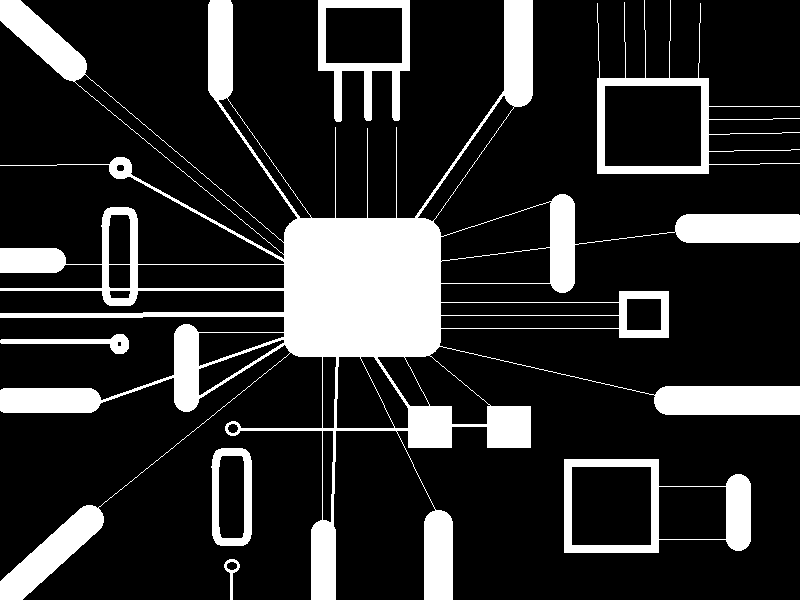
#> input picture Erode Dilate/circuit.png, 800 x 600 px
$ jupyter execute ED.ipynb
#> lines starting #> are read from the running program, lines starting #| are printed output that depends on the picture; after the words box and inside, x2 and y2 are one past the last pixel; in counts of white or black regions, pixels touching at a corner belong together
## Import Lib

[cell 1]
import cv2 as cv
import numpy as np
from matplotlib import pyplot as plt

## Generate my kernel

[cell 2]
cross_3x3 = np.array([[0,1,0],[1,1,1],[0,1,0]],dtype=np.uint8) ## สร้างเคอแนล 3x3 แบบ corss (+)
print("Kernel Cross 3x3")
print(cross_3x3)

rect_3x3 = np.ones((3,3),dtype=np.uint8) ## สร้างเคอแนล 3x3 แบบ Rectangle
print("Kernel Rectangle 3x3")
print(rect_3x3)

custom_3x3 = np.array([[1,0,1],[0,1,0],[1,0,1]],dtype=np.uint8) ## สร้างเคอแนล 3x3 แบบ ของเราเอง
print("Kernel My custom 3x3")
print(custom_3x3)

## Use cv.getStructuringElement( )

[cell 3]
##สร้าง kernel แบบ Auto แค่พิมพ์ขนาด kernel ข้างหลัง 3x3
rect3x3 = cv.getStructuringElement(cv.MORPH_RECT,(3,3))
cross3x3 = cv.getStructuringElement(cv.MORPH_CROSS,(3,3))
ellipse3x3 = cv.getStructuringElement(cv.MORPH_ELLIPSE,(3,3))

##สร้าง kernel แบบ Auto แค่พิมพ์ขนาด kernel ข้างหลัง 5x5
rect5x5 = cv.getStructuringElement(cv.MORPH_RECT,(5,5))
cross5x5 = cv.getStructuringElement(cv.MORPH_CROSS,(5,5))
ellipse5x5 = cv.getStructuringElement(cv.MORPH_ELLIPSE,(5,5))

print("kernel 3 x 3")
print(rect3x3)
print(cross3x3)
print(ellipse3x3)

print("kernel 5 x 5")
print(rect5x5)
print(cross5x5)
print(ellipse5x5)

## Load Circuirt Image and Change to Gray Color

[cell 4]
src = cv.imread("./circuit.png")
#> src is the input picture: shape (600, 800, 3); 17.7% white; 7 white regions, largest, box (x1, y1, x2, y2) and area: (0, 0, 800, 600) 70167, (564, 459, 751, 553) 4691, (597, 0, 800, 174) 3909
gray_img = cv.cvtColor(src,cv.COLOR_BGR2GRAY) ## ทำให้ภาพเป็นสีขาวเทา ก่อนจะไปทำให้เป็นสีขาวดำ
_, bin_img = cv.threshold(gray_img,127,255,cv.THRESH_BINARY) ## ทำให้ภาพเป็นสีขาวดำ ตัดค่าสีที่ 127
plt.imshow(bin_img,cmap="gray"), plt.xticks([]), plt.yticks([])

[cell 5]
print(bin_img) ## โชว์ค่าสีของภาพที่ตัดด้วยค่า 127
#> (printed output is left out)

## Test Eroded

[cell 6]
## กัดรูป
eroded_rect3x3_img = cv.erode(bin_img, rect3x3, iterations = 3) ## ทำ rect3x3 3 รอบ
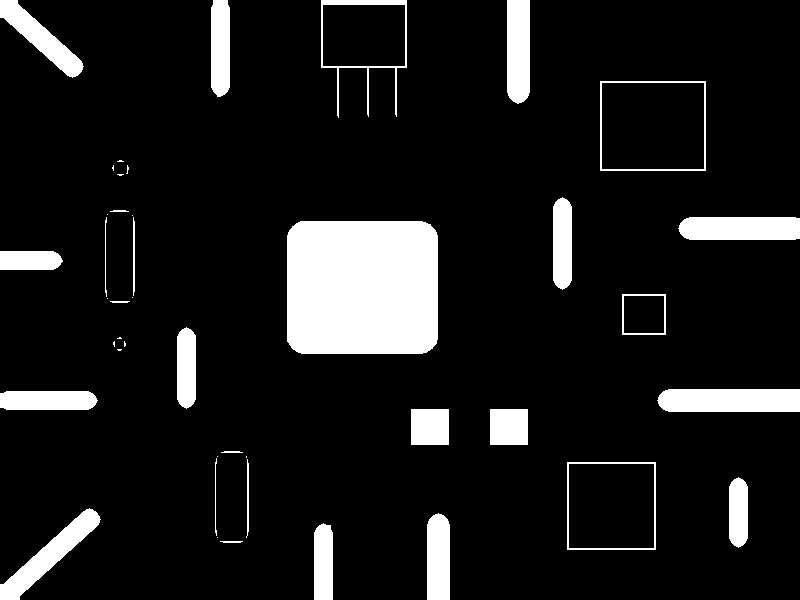
#> eroded_rect3x3_img: shape (600, 800); 10.7% white; 43 white regions (15 under 20 px), largest, box (x1, y1, x2, y2) and area: (287, 221, 438, 354) 19792, (657, 389, 800, 412) 3201, (678, 217, 800, 240) 2710
eroded_cross3x3_img = cv.erode(bin_img, cross3x3, iterations = 3) ## ทำ cross3x3 3 รอบ
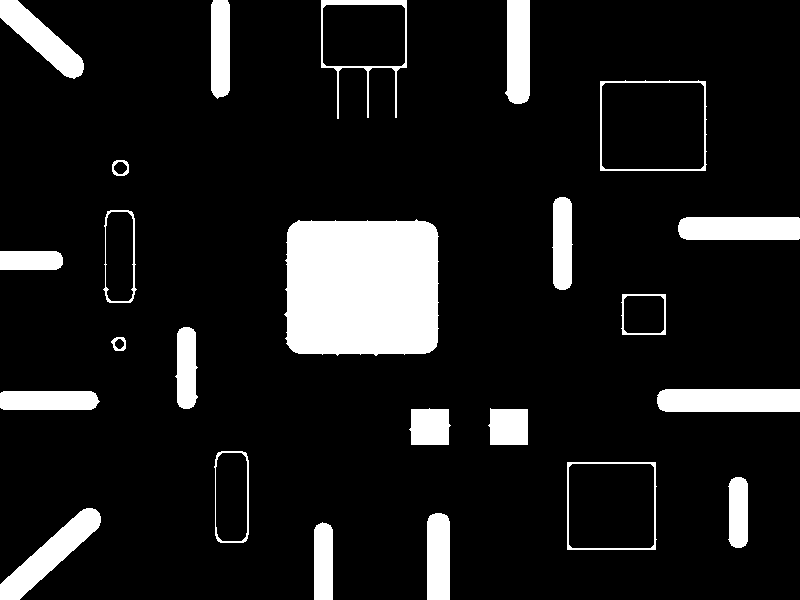
#> eroded_cross3x3_img: shape (600, 800); 11.1% white; 24 white regions, largest, box (x1, y1, x2, y2) and area: (284, 219, 439, 356) 19961, (657, 389, 800, 412) 3244, (0, 508, 101, 600) 3013
eroded_ellipse3x3_img = cv.erode(bin_img, ellipse3x3, iterations = 3) ## ทำ ellipse3x3 3 รอบ

## Show Test Eroded

[cell 7]
print("Original Binary")
plt.imshow(bin_img, cmap='gray'), plt.xticks([]),plt.yticks([])
plt.show()
print("Result from eroded_rect3x3")
plt.imshow(eroded_rect3x3_img, cmap='gray'), plt.xticks([]),plt.yticks([])
plt.show()
print("Result from eroded_cross3x3")
plt.imshow(eroded_cross3x3_img, cmap='gray'), plt.xticks([]),plt.yticks([])
plt.show()
print("Result from eroded_ellipse3x3")
plt.imshow(eroded_ellipse3x3_img, cmap='gray'), plt.xticks([]),plt.yticks([])
plt.show()

## Test Dilate

[cell 8]
## พอกรูป
dilate_rect3x3_img = cv.dilate(bin_img, rect3x3, iterations = 1)
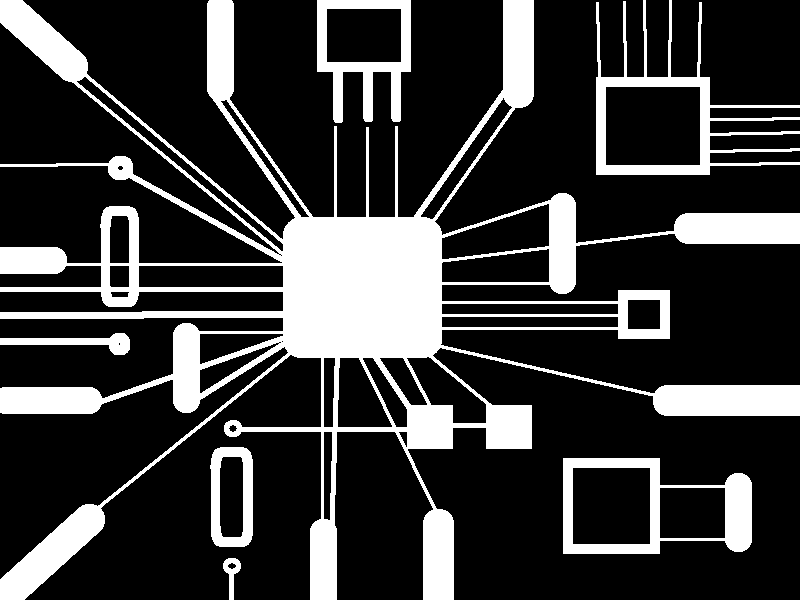
#> dilate_rect3x3_img: shape (600, 800); 22.3% white; 7 white regions, largest, box (x1, y1, x2, y2) and area: (0, 0, 800, 600) 86879, (596, 0, 800, 175) 6356, (563, 458, 752, 554) 5847
dilate_cross3x3_img = cv.dilate(bin_img, cross3x3, iterations = 1)
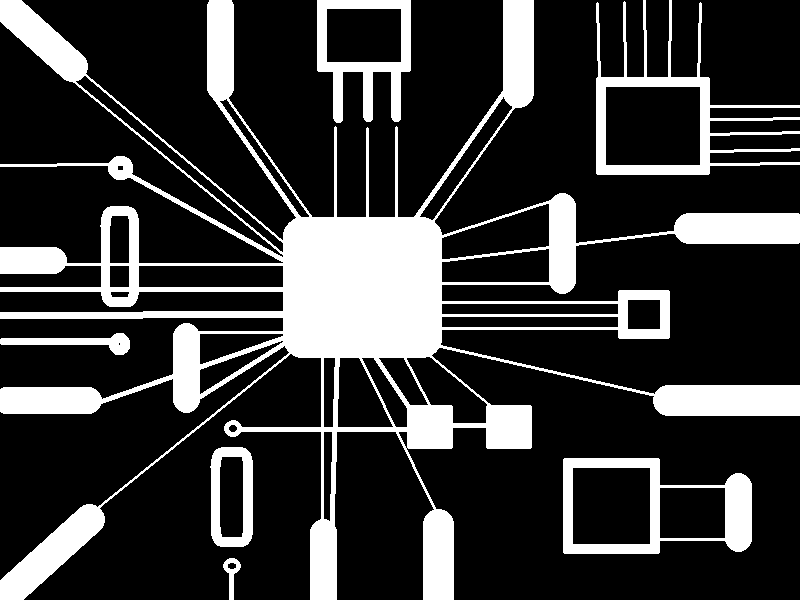
#> dilate_cross3x3_img: shape (600, 800); 21.6% white; 7 white regions, largest, box (x1, y1, x2, y2) and area: (0, 0, 800, 600) 83641, (596, 0, 800, 175) 6320, (563, 458, 752, 554) 5811
dilate_ellipse3x3_img = cv.dilate(bin_img, ellipse3x3, iterations = 1)

## Show Test Dilate

[cell 9]
print("Original Binary")
plt.imshow(bin_img, cmap='gray'), plt.xticks([]),plt.yticks([])
plt.show()
print("Result from dilate_rect3x3")
plt.imshow(dilate_rect3x3_img, cmap='gray'), plt.xticks([]),plt.yticks([])
plt.show()
print("Result from dilate_cross3x3")
plt.imshow(dilate_cross3x3_img, cmap='gray'), plt.xticks([]),plt.yticks([])
plt.show()
print("Result from dilate_ellipse3x3")
plt.imshow(dilate_ellipse3x3_img, cmap='gray'), plt.xticks([]),plt.yticks([])
plt.show()

## Result Eroded

[cell 10]
eroded_ellipse3x3_img = cv.erode(bin_img, ellipse3x3, iterations = 3) ## กัดแบบ ellipse 3x3 3 รอบ

## แสดงผลลัพธ์แนวนอน
plt.subplot(121),plt.imshow(bin_img,cmap='gray'),plt.title('Original Image') ## รูปต้นฉบับ
plt.xticks([]), plt.yticks([])
plt.subplot(122),plt.imshow(eroded_ellipse3x3_img,cmap='gray'),plt.title('eroded_ellipse3x3_img') ## รูปที่กัดแล้ว
plt.xticks([]), plt.yticks([])
plt.show()

## Result Dilate

[cell 11]
dilate_ellipse3x3_img = cv.dilate(bin_img, ellipse3x3, iterations = 1) ## พอกแบบ ellipse 3x3 1 รอบ

## แสดงผลลัพธ์แนวนอน
plt.subplot(121),plt.imshow(eroded_ellipse3x3_img,cmap='gray'),plt.title('eroded_ellipse3x3_img') ## รูปต้นฉบับ
plt.xticks([]), plt.yticks([])
plt.subplot(122),plt.imshow(dilate_ellipse3x3_img,cmap='gray'),plt.title('dilate_ellipse3x3_img') ## รูปที่พอกแล้ว
plt.xticks([]), plt.yticks([])
plt.show()
